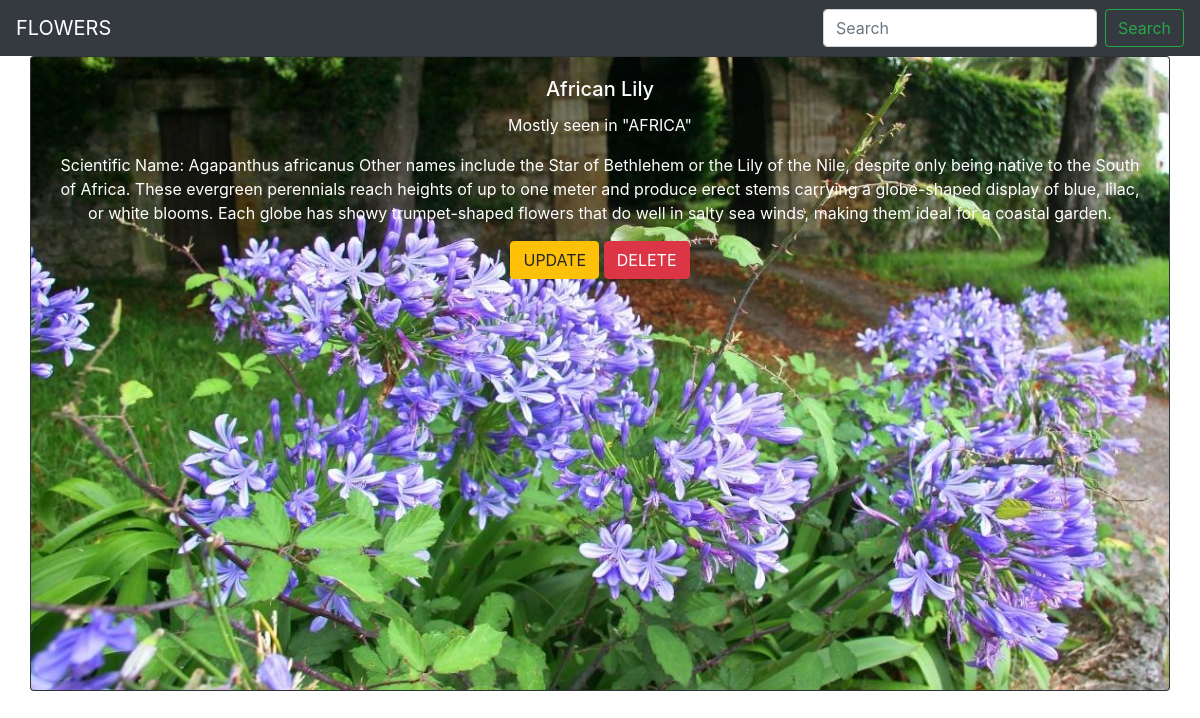
Screenshot of /detail/3/ with the database file from the repository.
### flowerapp/models.py (models this page shows, shortened)
class Flower(models.Model):
    name=models.CharField(max_length=250)
    places = models.CharField(max_length=250)
    des=models.TextField()
    img=models.ImageField(upload_to='pics')

### flowerapp/views.py (the view)
# urls.py: path('detail/<int:id>/',views.detail,name="detail"),
def detail(request,id):
    flower=Flower.objects.get(id=id)
    return render(request,"detail.html",{'flower' : flower})

### templates/detail.html
{% extends 'base.html' %}
{% block body %}
<div class="container">
    <div class="row">
<div class="card bg-dark text-white">
  <img src="{{flower.img.url}}" class="card-img" alt="...">
  <div class="card-img-overlay" style="color:white">
    <h5 class="card-title" >{{flower.name}}</h5>
       <p class="card-text">Mostly seen in "{{flower.places}}"</p>
    <p class="card-text">{{flower.des}}</p>
       <a href="{% url 'flowerapp:update' flower.id %}" class="btn btn-warning" role="button">UPDATE</a>
      <a href="{% url 'flowerapp:delete' flower.id %}" class="btn btn-danger" role="button">DELETE</a>
  </div>
</div>
    </div>
    </div>
{% endblock %}

### templates/base.html (shortened to what this page needs)
{% load static %}
<!DOCTYPE html>
<html lang="en">
<head>
<link rel="stylesheet" href="https://cdn.jsdelivr.net/npm/bootstrap@4.6.2/dist/css/bootstrap.min.css">
    <link rel="stylesheet" href="{% static 'style1.css' %}">
</head>
<body>
<nav class="navbar navbar-dark bg-dark">
  <a class="navbar-brand">FLOWERS</a>
  <form class="form-inline">
    <input class="form-control mr-sm-2" type="search" placeholder="Search" aria-label="Search">
    <button class="btn btn-outline-success my-2 my-sm-0" type="submit">Search</button>
  </form>
</nav>
{% block body %}
{% endblock %}
</body>
</html>

### static/style1.css (style rules this page uses)
body { text-align:center; }

### rows the page displays
Flower: img (picture), name "African Lily", places "AFRICA", des "Scientific Name: Agapanthus africanus Other names include the Star of Bethlehem or the Lily of the Nile, despite only being native to the South of Africa. These evergreen perennials reach heights of up to one meter and produce erect stems carrying a globe-shaped display of blue, lilac, or white blooms. Each globe has showy trumpet-shaped flowers that do well in salty sea winds, making them ideal for a coastal garden."
